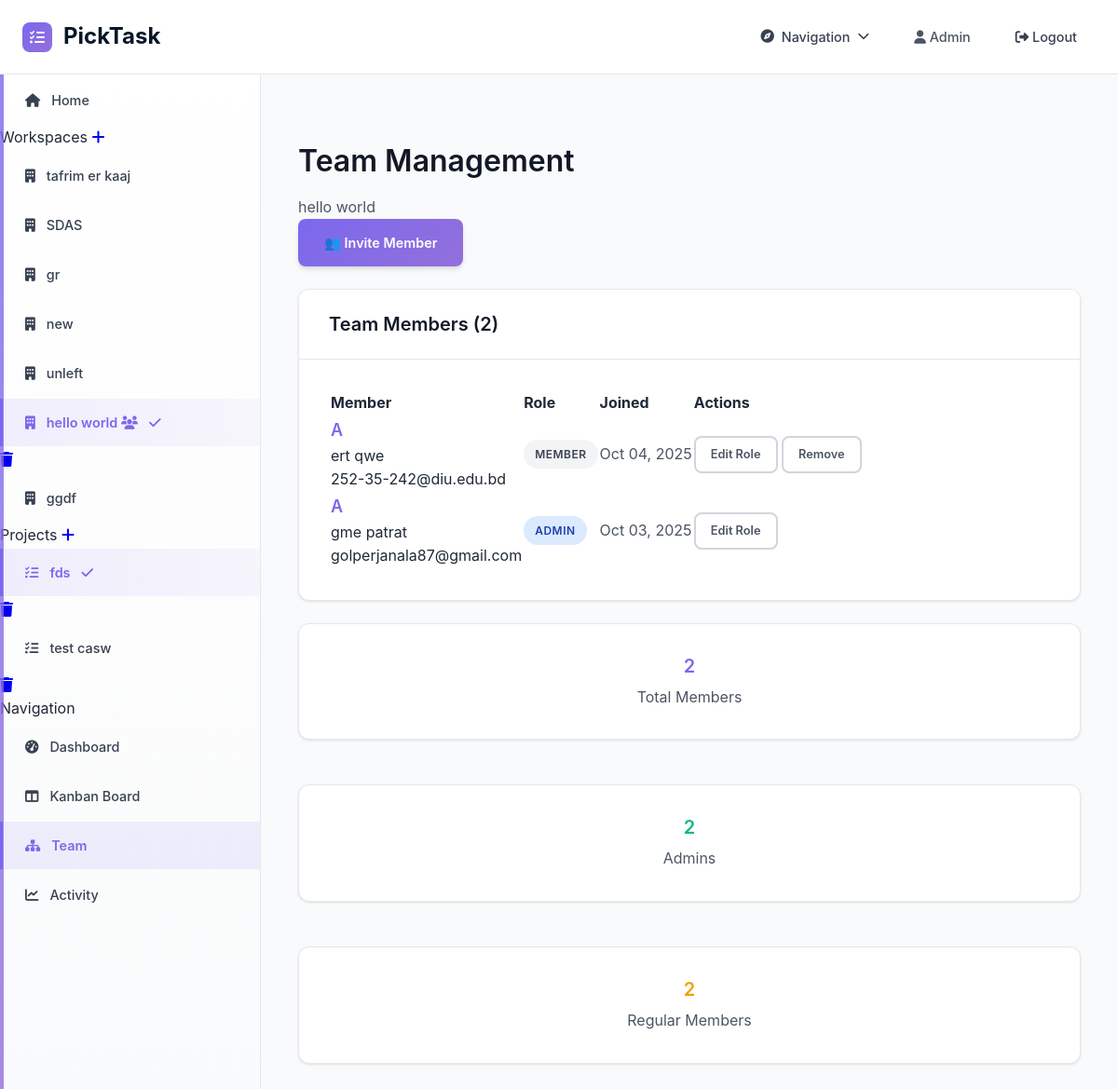
The app's page /team/3/ (signed in) with its own data.
### home/models.py (models this page shows)
class User(AbstractUser):
    full_name = models.CharField(max_length=255, blank=True, null=True)
    created_at = models.DateTimeField(auto_now_add=True)

### workspace/models.py (models this page shows, shortened)
class Workspace(models.Model):
    name = models.CharField(max_length=255)
    created_by = models.ForeignKey(settings.AUTH_USER_MODEL, on_delete=models.CASCADE, related_name='workspaces_created')
    created_at = models.DateTimeField(auto_now_add=True)
    class Meta:
        ordering = ['-created_at']

class Project(models.Model):
    name = models.CharField(max_length=255)
    description = models.TextField(blank=True, null=True)
    workspace = models.ForeignKey(Workspace, on_delete=models.CASCADE, related_name='projects')
    created_by = models.ForeignKey(settings.AUTH_USER_MODEL, on_delete=models.CASCADE, related_name='projects_created')
    created_at = models.DateTimeField(auto_now_add=True)
    color = models.CharField(max_length=7, default='#3B82F6')  # Hex color
    class Meta:
        ordering = ['-created_at']

class Membership(models.Model):
    ROLE_CHOICES = [
        ('admin', 'Admin'),
        ('member', 'Member'),
    ]
    user = models.ForeignKey(settings.AUTH_USER_MODEL, on_delete=models.CASCADE, related_name='memberships')
    workspace = models.ForeignKey(Workspace, on_delete=models.CASCADE, related_name='memberships')
    role = models.CharField(max_length=20, choices=ROLE_CHOICES, default='member')
    joined_at = models.DateTimeField(auto_now_add=True)
    class Meta:
        unique_together = ['user', 'workspace']
        ordering = ['-joined_at']

### workspace/decorators.py (the view)
    def wrapper(request, workspace_id, *args, **kwargs):
        workspace = get_object_or_404(Workspace, id=workspace_id)
        if not Membership.objects.filter(user=request.user, workspace=workspace).exists():
            messages.error(request, "You don't have access to this workspace")
            return redirect('workspace:dashboard')
        return view_func(request, workspace_id, *args, **kwargs)

### templates/team/team.html (shortened to what this page needs)
{% extends 'base.html' %}
{% load static %}
{% block content %}
<div class="flex justify-between items-center mb-6">
    <div>
        <h1>Team Management</h1>
        <p class="text-gray-600">{{ workspace.name }}</p>
    </div>
    {% if user_membership.role == 'admin' %}
    <a href="{% url 'team:invite' workspace.id %}" class="btn btn-primary">
        👥 Invite Member
    </a>
    {% endif %}
</div>
<div class="card">
    <div class="card-header">
        <h2 class="card-title">Team Members ({{ memberships.count }})</h2>
    </div>
    <div class="card-body">
        <div class="overflow-x-auto">
            <table class="w-full">
                <thead>
                    <tr class="border-b border-gray-200">
                        <th class="text-left py-3 px-4">Member</th>
                        <th class="text-left py-3 px-4">Role</th>
                        <th class="text-left py-3 px-4">Joined</th>
                        {% if user_membership.role == 'admin' %}
                        <th class="text-left py-3 px-4">Actions</th>
                        {% endif %}
                    </tr>
                </thead>
                <tbody>
                    {% for membership in memberships %}
                    <tr class="border-b border-gray-200 last:border-b-0 hover:bg-gray-50">
                        <td class="py-3 px-4">
                            <div class="flex items-center gap-3">
                                <div class="w-10 h-10 bg-primary rounded-full flex items-center justify-center text-white font-semibold">
                                    {{ membership.user.username|first|upper }}
                                </div>
                                <div>
                                    <div class="font-medium">{{ membership.user.get_full_name|default:membership.user.username }}</div>
                                    <div class="text-gray-500 text-sm">{{ membership.user.email }}</div>
                                </div>
                            </div>
                        </td>
                        <td class="py-3 px-4">
                            <span class="status-badge {% if membership.role == 'admin' %}status-in_progress{% else %}status-todo{% endif %}">
                                {{ membership.get_role_display }}
                            </span>
                        </td>
                        <td class="py-3 px-4 text-gray-600">{{ membership.joined_at|date:"M d, Y" }}</td>
                        {% if user_membership.role == 'admin' %}
                        <td class="py-3 px-4">
                            <div class="flex gap-2">
                                <a href="{% url 'team:edit-role' workspace.id membership.id %}" class="btn btn-outline btn-sm">
                                    Edit Role
                                </a>
                                {% if membership.user != request.user %}
                                <a href="{% url 'team:remove-member' workspace.id membership.id %}"
                                   class="btn btn-outline btn-sm text-danger hover:bg-red-50"
                                   onclick="return confirm('Are you sure you want to remove {{ membership.user.email }} from this workspace?')">
                                    Remove
                                </a>
                                {% endif %}
                            </div>
                        </td>
                        {% endif %}
                    </tr>
                    {% endfor %}
                </tbody>
            </table>
        </div>
    </div>
</div>
<div class="grid grid-cols-1 md:grid-cols-3 gap-6 mt-6">
    <div class="card text-center">
        <div class="card-body">
            <h3 class="text-2xl font-bold text-primary">{{ memberships.count }}</h3>
            <p class="text-gray-600">Total Members</p>
        </div>
    </div>
    <div class="card text-center">
        <div class="card-body">
            <h3 class="text-2xl font-bold text-success">{{ memberships.filter|length }}</h3>
            <p class="text-gray-600">Admins</p>
        </div>
    </div>
    <div class="card text-center">
        <div class="card-body">
            <h3 class="text-2xl font-bold text-warning">{{ memberships.filter|length }}</h3>
            <p class="text-gray-600">Regular Members</p>
        </div>
    </div>
</div>
{% endblock %}

### templates/base.html (shortened to what this page needs)
{% load static %}
<!DOCTYPE html>
<html lang="en">
  <head>
    <link
      href="https://cdnjs.cloudflare.com/ajax/libs/font-awesome/6.0.0/css/all.min.css"
      rel="stylesheet"
    />
    <link
      rel="stylesheet"
      href="https://cdnjs.cloudflare.com/ajax/libs/font-awesome/6.5.0/css/all.min.css"
    />
  </head>
  <body>
    <nav
      class="navbar"
      id="navbar"
      role="navigation"
      aria-label="Main navigation"
    >
      <div class="nav-container">
        <a
          href="{% url 'workspace:dashboard' %}"
          class="logo"
          aria-label="PickTask home"
        >
          <div class="logo-icon">
            <i class="fas fa-tasks" aria-hidden="true"></i>
          </div>
          PickTask
        </a>
        <div class="nav-links" id="nav-links">
          {% if user.is_authenticated %}
          <div class="nav-dropdown">
            <button
              class="dropdown-toggle"
              id="navigation-dropdown"
              aria-haspopup="true"
              aria-expanded="false"
            >
              <i class="fas fa-compass"></i>
              Navigation
              <i class="fas fa-chevron-down"></i>
            </button>
          </div>
          <span class="user-greeting">
            <i class="fas fa-user"></i>
            {{ user.username }}
          </span>
          <a href="{% url 'authentication:logout' %}" class="nav-link">
            <i class="fas fa-sign-out-alt"></i>
            Logout
          </a>
          {% endif %}
        </div>
      </div>
    </nav>
    <div class="app-layout">
      {% if user.is_authenticated %}
      <aside class="sidebar">{% include 'partials/sidebar.html' %}</aside>
      {% endif %}
      <main class="main-content">
        {% block content %}{% endblock %}
      </main>
    </div>
  </body>
</html>

### templates/partials/sidebar.html (shortened to what this page needs)
<div class="sidebar-nav">
    <div class="nav-section">
        <div class="nav-section-content">
            <a href="{% url 'workspace:home' %}"
               class="nav-item {% if request.resolver_match.url_name == 'home' %}active{% endif %}">
                <div class="nav-item-icon">
                    <i class="fas fa-home"></i>
                </div>
                <div class="nav-item-content">
                    <span class="nav-item-title">Home</span>
                </div>
            </a>
        </div>
    </div>
    <div class="nav-section">
        <div class="nav-section-header">
            <span class="nav-section-title">Workspaces</span>
            <a href="{% url 'workspace:create-workspace' %}" class="nav-action-btn" title="Create New Workspace">
                <i class="fa-solid fa-plus"></i>
            </a>
        </div>
        <div class="nav-section-content">
            {% for workspace in workspaces %}
            <div class="nav-item-wrapper">
                <a
                    href="{% url 'workspace:workspace-detail' workspace.id %}"
                    class="nav-item {% if current_workspace and current_workspace.id == workspace.id %}selected{% endif %}"
                    data-workspace-id="{{ workspace.id }}"
                >
                    <div class="nav-item-icon">
                        <i class="fa-solid fa-building"></i>
                    </div>
                    <div class="nav-item-content">
                        <span class="nav-item-title">{{ workspace.name }}</span>
                        {% if workspace.memberships.count > 1 %}
                        <span class="nav-item-badge" title="Shared workspace">
                            <i class="fas fa-users"></i>
                        </span>
                        {% endif %}
                    </div>
                    {% if current_workspace and current_workspace.id == workspace.id %}
                    <div class="nav-item-indicator">
                        <i class="fas fa-check"></i>
                    </div>
                    {% endif %}
                </a>
                {% if user_membership.role == 'admin' and current_workspace and current_workspace.id == workspace.id %}
                <div class="nav-item-actions">
                    <a href="{% url 'workspace:delete-workspace' workspace.id %}"
                       class="nav-action-btn danger"
                       title="Delete Workspace"
                       onclick="return confirm('Delete this workspace? All projects and tasks will be permanently lost.')">
                        <i class="fas fa-trash"></i>
                    </a>
                </div>
                {% endif %}
            </div>
            {% endfor %}
        </div>
    </div>
    <div class="nav-section">
        <div class="nav-section-header">
            <span class="nav-section-title">Projects</span>
            {% if current_workspace %}
            <a href="{% url 'workspace:create-project' current_workspace.id %}" class="nav-action-btn" title="Create New Project">
                <i class="fa-solid fa-plus"></i>
            </a>
            {% endif %}
        </div>
        <div class="nav-section-content">
            {% if current_workspace %}
                {% if current_workspace.projects.all %}
                    {% for project in current_workspace.projects.all %}
                    <div class="nav-item-wrapper">
                        <a
                            href="{% url 'workspace:select-project' current_workspace.id project.id %}"
                            class="nav-item {% if current_project and current_project.id == project.id %}selected{% endif %}"
                            data-project-id="{{ project.id }}"
                        >
                            <div class="nav-item-icon">
                                <i class="fa-solid fa-list-check"></i>
                            </div>
                            <div class="nav-item-content">
                                <span class="nav-item-title">{{ project.name }}</span>
                            </div>
                            {% if current_project and current_project.id == project.id %}
                            <div class="nav-item-indicator">
                                <i class="fas fa-check"></i>
                            </div>
                            {% endif %}
                        </a>
                        {% if user_membership.role == 'admin' or project.created_by == user %}
                        <div class="nav-item-actions">
                            <a href="{% url 'workspace:delete-project' current_workspace.id project.id %}"
                               class="nav-action-btn danger"
                               title="Delete Project"
                               onclick="return confirm('Delete this project? All tasks will be permanently lost.')">
                                <i class="fas fa-trash"></i>
                            </a>
                        </div>
                        {% endif %}
                    </div>
                    {% endfor %}
                {% else %}
                    <div class="nav-item empty-state">
                        <i class="fa-solid fa-inbox"></i>
                        <span>No projects yet</span>
                    </div>
                {% endif %}
            {% else %}
                <div class="nav-item empty-state">
                    <i class="fa-solid fa-exclamation-circle"></i>
                    <span>Select a workspace first</span>
                </div>
            {% endif %}
        </div>
    </div>
    <div class="nav-section">
        <div class="nav-section-header">
            <span class="nav-section-title">Navigation</span>
        </div>
        <div class="nav-section-content">
            {% if current_workspace and current_project %}
                <a href="{% url 'workspace:dashboard' %}"
                   class="nav-item {% if request.resolver_match.url_name == 'dashboard' %}active{% endif %}">
                    <div class="nav-item-icon">
                        <i class="fas fa-tachometer-alt"></i>
                    </div>
                    <div class="nav-item-content">
                        <span class="nav-item-title">Dashboard</span>
                    </div>
                </a>
                <a href="{% url 'kanban:kanban' current_workspace.id %}"
                   class="nav-item {% if request.resolver_match.url_name == 'kanban' %}active{% endif %}">
                    <div class="nav-item-icon">
                        <i class="fa-solid fa-table-columns"></i>
                    </div>
                    <div class="nav-item-content">
                        <span class="nav-item-title">Kanban Board</span>
                    </div>
                </a>
                <a href="{% url 'team:team' current_workspace.id %}"
                   class="nav-item {% if request.resolver_match.url_name == 'team' %}active{% endif %}">
                    <div class="nav-item-icon">
                        <i class="fa-solid fa-sitemap"></i>
                    </div>
                    <div class="nav-item-content">
                        <span class="nav-item-title">Team</span>
                    </div>
                </a>
                <a href="{% url 'activity:activity' current_workspace.id %}"
                   class="nav-item {% if request.resolver_match.url_name == 'activity' %}active{% endif %}">
                    <div class="nav-item-icon">
                        <i class="fa-solid fa-chart-line"></i>
                    </div>
                    <div class="nav-item-content">
                        <span class="nav-item-title">Activity</span>
                    </div>
                </a>
            {% else %}
                <div class="nav-item empty-state">
                    <i class="fa-solid fa-exclamation-circle"></i>
                    <span>Select workspace and project first</span>
                </div>
            {% endif %}
        </div>
    </div>
</div>

### records on screen
User: username "Admin"
Workspace: name "tafrim er kaaj"
Workspace: name "SDAS"
Workspace: name "gr"
Workspace: name "new"
Workspace: name "unleft"
Workspace: name "hello world"
Workspace: name "ggdf"
Project: name "fds"
Project: name "test casw"
Membership: user.username|first "A", user.get_full_name "ert qwe", user.email "252-35-242@diu.edu.bd", role "MEMBER", joined_at "Oct 04, 2025"
Membership: user.username|first "A", user.get_full_name "gme patrat", user.email "golperjanala87@gmail.com", role "ADMIN", joined_at "Oct 03, 2025", shows "Edit Role"

### other values on screen
{{ memberships.count }} "2"
{{ memberships.filter|length }} "2"
